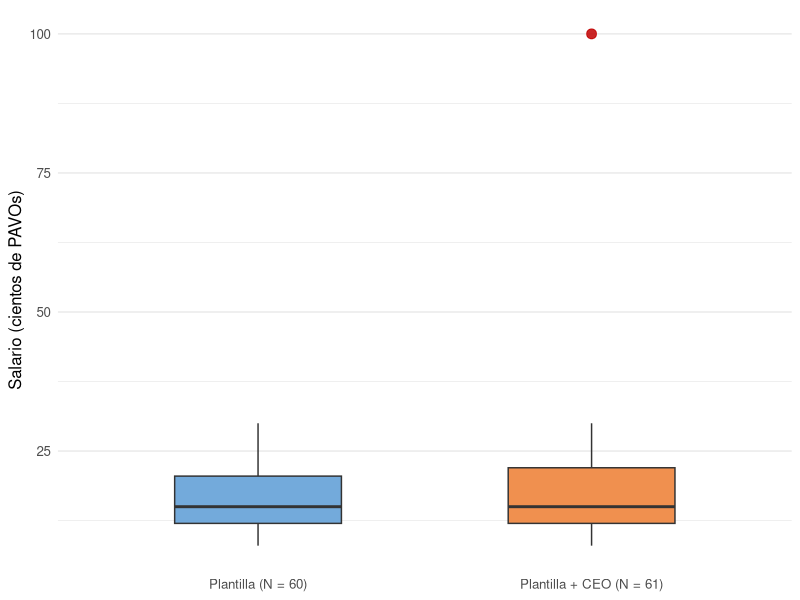
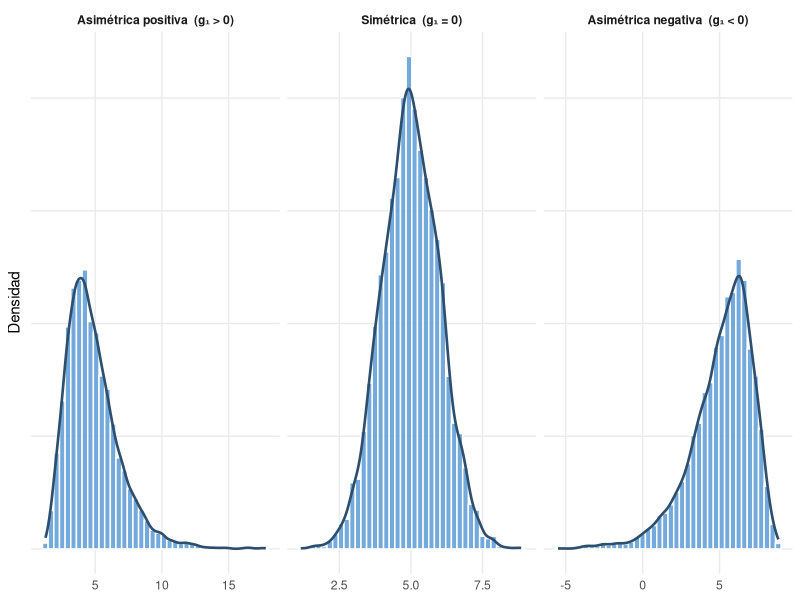
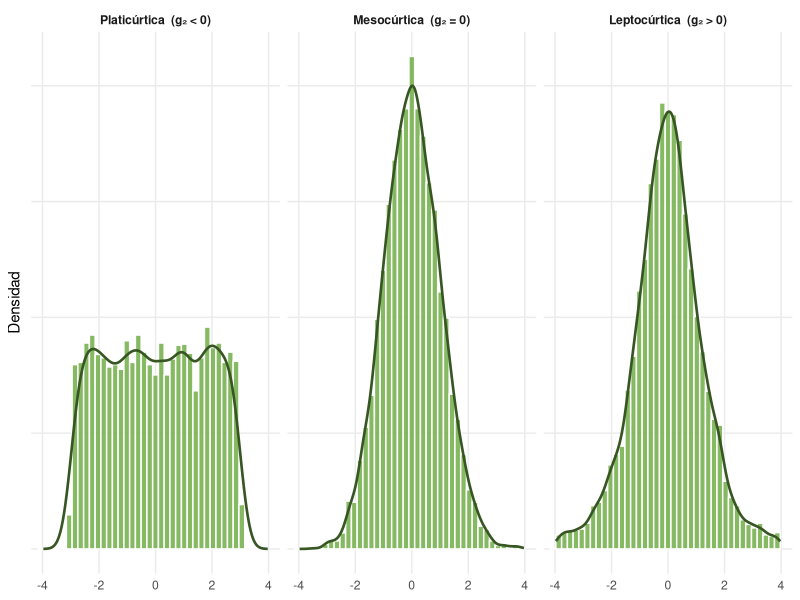

Write the R code that produced these figures, in order.
## ---- chunk 1
knitr::opts_chunk$set(echo = FALSE, message = FALSE, warning = FALSE,
                      fig.align = "center", out.width = "85%",
                      dpi = 120)
library(knitr)
library(kableExtra)
library(dplyr)
library(tidyr)
library(ggplot2)
## ---- chunk 2
# Reconstrucción de la distribución salarial de Hyperdrive Express
# a partir de la Tabla 1.3 del capítulo anterior.
hyperdrive <- data.frame(
  salario = rep(c(8, 9, 10, 12, 15, 18, 20, 22, 25, 30),
                c(2, 2, 7, 5, 16, 7, 6, 6, 4, 5))
)
# Y la misma plantilla incluyendo a la CEO, con salario 100.
hyperdrive_ceo <- rbind(hyperdrive, data.frame(salario = 100))
## ---- chunk 3
df_box <- rbind(
  data.frame(grupo   = "Plantilla (N = 60)",       salario = hyperdrive$salario),
  data.frame(grupo   = "Plantilla + CEO (N = 61)", salario = hyperdrive_ceo$salario)
)
df_box$grupo <- factor(df_box$grupo,
                       levels = c("Plantilla (N = 60)",
                                  "Plantilla + CEO (N = 61)"))

ggplot(df_box, aes(x = grupo, y = salario, fill = grupo)) +
  geom_boxplot(width = 0.5, outlier.color = "#C00000",
               outlier.size = 3, outlier.shape = 21,
               outlier.fill = "#C00000", alpha = 0.85) +
  scale_fill_manual(values = c("#5B9BD5", "#ED7D31")) +
  labs(x = NULL, y = "Salario (cientos de PAVOs)") +
  theme_minimal(base_size = 12) +
  theme(legend.position = "none",
        panel.grid.major.x = element_blank())
## ---- chunk 4
set.seed(123)
n_sim <- 5000
niveles_asim <- c("Asimétrica positiva  (g\u2081 > 0)",
                  "Simétrica  (g\u2081 = 0)",
                  "Asimétrica negativa  (g\u2081 < 0)")
df_asim <- data.frame(
  x    = c(rlnorm(n_sim, meanlog = 1.5, sdlog = 0.4),
           rnorm(n_sim, mean = 5, sd = 1),
           10 - rlnorm(n_sim, meanlog = 1.5, sdlog = 0.4)),
  tipo = factor(rep(niveles_asim, each = n_sim), levels = niveles_asim)
)

ggplot(df_asim, aes(x = x)) +
  geom_histogram(aes(y = after_stat(density)), bins = 40,
                 fill = "#5B9BD5", color = "white", alpha = 0.85) +
  geom_density(color = "#2E4E6E", linewidth = 0.9) +
  facet_wrap(~ tipo, scales = "free_x") +
  labs(x = NULL, y = "Densidad") +
  theme_minimal(base_size = 11) +
  theme(strip.text        = element_text(face = "bold"),
        axis.text.y       = element_blank(),
        axis.ticks.y      = element_blank(),
        panel.grid.minor  = element_blank())
## ---- chunk 5
set.seed(456)
n_curt <- 5000
niveles_curt <- c("Platicúrtica  (g\u2082 < 0)",
                  "Mesocúrtica  (g\u2082 = 0)",
                  "Leptocúrtica  (g\u2082 > 0)")
df_curt <- data.frame(
  x    = c(runif(n_curt, min = -3, max = 3),
           rnorm(n_curt, mean = 0, sd = 1),
           rt(n_curt, df = 3)),
  tipo = factor(rep(niveles_curt, each = n_curt), levels = niveles_curt)
)
# Se recorta el rango visible para evitar que las colas extremas de la
# distribución leptocúrtica aplasten los histogramas.
df_curt <- df_curt[df_curt$x > -4 & df_curt$x < 4, ]

ggplot(df_curt, aes(x = x)) +
  geom_histogram(aes(y = after_stat(density)), bins = 40,
                 fill = "#70AD47", color = "white", alpha = 0.85) +
  geom_density(color = "#375623", linewidth = 0.9) +
  facet_wrap(~ tipo) +
  coord_cartesian(xlim = c(-4, 4)) +
  labs(x = NULL, y = "Densidad") +
  theme_minimal(base_size = 11) +
  theme(strip.text        = element_text(face = "bold"),
        axis.text.y       = element_blank(),
        axis.ticks.y      = element_blank(),
        panel.grid.minor  = element_blank())
